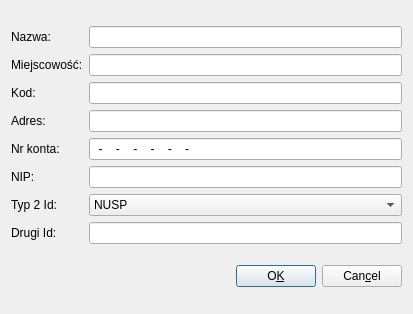
<ui version="4.0" >
 <class>Uzytkownik</class>
 <widget class="QDialog" name="Uzytkownik" >
  <property name="geometry" >
   <rect>
    <x>0</x>
    <y>0</y>
    <width>413</width>
    <height>314</height>
   </rect>
  </property>
  <property name="windowTitle" >
   <string>Dane firmy</string>
  </property>
  <layout class="QGridLayout" >
   <item row="1" column="0" >
    <layout class="QHBoxLayout" >
     <item>
      <spacer>
       <property name="orientation" >
        <enum>Qt::Horizontal</enum>
       </property>
       <property name="sizeType" >
        <enum>QSizePolicy::Expanding</enum>
       </property>
       <property name="sizeHint" >
        <size>
         <width>40</width>
         <height>20</height>
        </size>
       </property>
      </spacer>
     </item>
     <item>
      <widget class="QPushButton" name="okButton" >
       <property name="text" >
        <string>O&amp;K</string>
       </property>
       <property name="shortcut" >
        <string>Alt+K</string>
       </property>
      </widget>
     </item>
     <item>
      <widget class="QPushButton" name="cancelButton" >
       <property name="text" >
        <string>Can&amp;cel</string>
       </property>
       <property name="shortcut" >
        <string>Alt+C</string>
       </property>
      </widget>
     </item>
    </layout>
   </item>
   <item row="0" column="0" >
    <layout class="QHBoxLayout" >
     <item>
      <layout class="QVBoxLayout" >
       <item>
        <widget class="QLabel" name="textLabel1" >
         <property name="text" >
          <string>Nazwa:</string>
         </property>
         <property name="wordWrap" >
          <bool>false</bool>
         </property>
        </widget>
       </item>
       <item>
        <widget class="QLabel" name="textLabel3" >
         <property name="text" >
          <string>Miejscowość:</string>
         </property>
         <property name="wordWrap" >
          <bool>false</bool>
         </property>
        </widget>
       </item>
       <item>
        <widget class="QLabel" name="textLabel4" >
         <property name="text" >
          <string>Kod:</string>
         </property>
         <property name="wordWrap" >
          <bool>false</bool>
         </property>
        </widget>
       </item>
       <item>
        <widget class="QLabel" name="textLabel2" >
         <property name="text" >
          <string>Adres:</string>
         </property>
         <property name="wordWrap" >
          <bool>false</bool>
         </property>
        </widget>
       </item>
       <item>
        <widget class="QLabel" name="textLabel5" >
         <property name="text" >
          <string>Nr konta:</string>
         </property>
         <property name="wordWrap" >
          <bool>false</bool>
         </property>
        </widget>
       </item>
       <item>
        <widget class="QLabel" name="textLabel2_2" >
         <property name="text" >
          <string>NIP:</string>
         </property>
         <property name="wordWrap" >
          <bool>false</bool>
         </property>
        </widget>
       </item>
       <item>
        <widget class="QLabel" name="textLabel2_2_2_2" >
         <property name="text" >
          <string>Typ 2 Id:</string>
         </property>
         <property name="wordWrap" >
          <bool>false</bool>
         </property>
        </widget>
       </item>
       <item>
        <widget class="QLabel" name="textLabel2_2_2" >
         <property name="text" >
          <string>Drugi Id:</string>
         </property>
         <property name="wordWrap" >
          <bool>false</bool>
         </property>
        </widget>
       </item>
      </layout>
     </item>
     <item>
      <layout class="QVBoxLayout" >
       <item>
        <widget class="QLineEdit" name="nameEdit" />
       </item>
       <item>
        <widget class="QLineEdit" name="placeEdit" />
       </item>
       <item>
        <widget class="QLineEdit" name="codeEdit" />
       </item>
       <item>
        <widget class="QLineEdit" name="addressEdit" />
       </item>
       <item>
        <widget class="QLineEdit" name="accountEdit" >
         <property name="inputMask" >
          <string>99-9999-9999-9999-9999-9999-9999; </string>
         </property>
        </widget>
       </item>
       <item>
        <widget class="QLineEdit" name="nipEdit" />
       </item>
       <item>
        <widget class="QComboBox" name="secIdType" >
         <item>
          <property name="text" >
           <string>NUSP</string>
          </property>
         </item>
         <item>
          <property name="text" >
           <string>REGON</string>
          </property>
         </item>
         <item>
          <property name="text" >
           <string>PESEL</string>
          </property>
         </item>
         <item>
          <property name="text" >
           <string>Dowód osobisty</string>
          </property>
         </item>
         <item>
          <property name="text" >
           <string>Paszport</string>
          </property>
         </item>
        </widget>
       </item>
       <item>
        <widget class="QLineEdit" name="regonEdit" />
       </item>
      </layout>
     </item>
    </layout>
   </item>
  </layout>
 </widget>
 <layoutdefault spacing="6" margin="11" />
 <pixmapfunction>qPixmapFromMimeSource</pixmapfunction>
 <resources/>
 <connections>
  <connection>
   <sender>okButton</sender>
   <signal>clicked()</signal>
   <receiver>Uzytkownik</receiver>
   <slot>okClick()</slot>
   <hints>
    <hint type="sourcelabel" >
     <x>20</x>
     <y>20</y>
    </hint>
    <hint type="destinationlabel" >
     <x>20</x>
     <y>20</y>
    </hint>
   </hints>
  </connection>
  <connection>
   <sender>cancelButton</sender>
   <signal>clicked()</signal>
   <receiver>Uzytkownik</receiver>
   <slot>close()</slot>
   <hints>
    <hint type="sourcelabel" >
     <x>20</x>
     <y>20</y>
    </hint>
    <hint type="destinationlabel" >
     <x>20</x>
     <y>20</y>
    </hint>
   </hints>
  </connection>
 </connections>
</ui>
